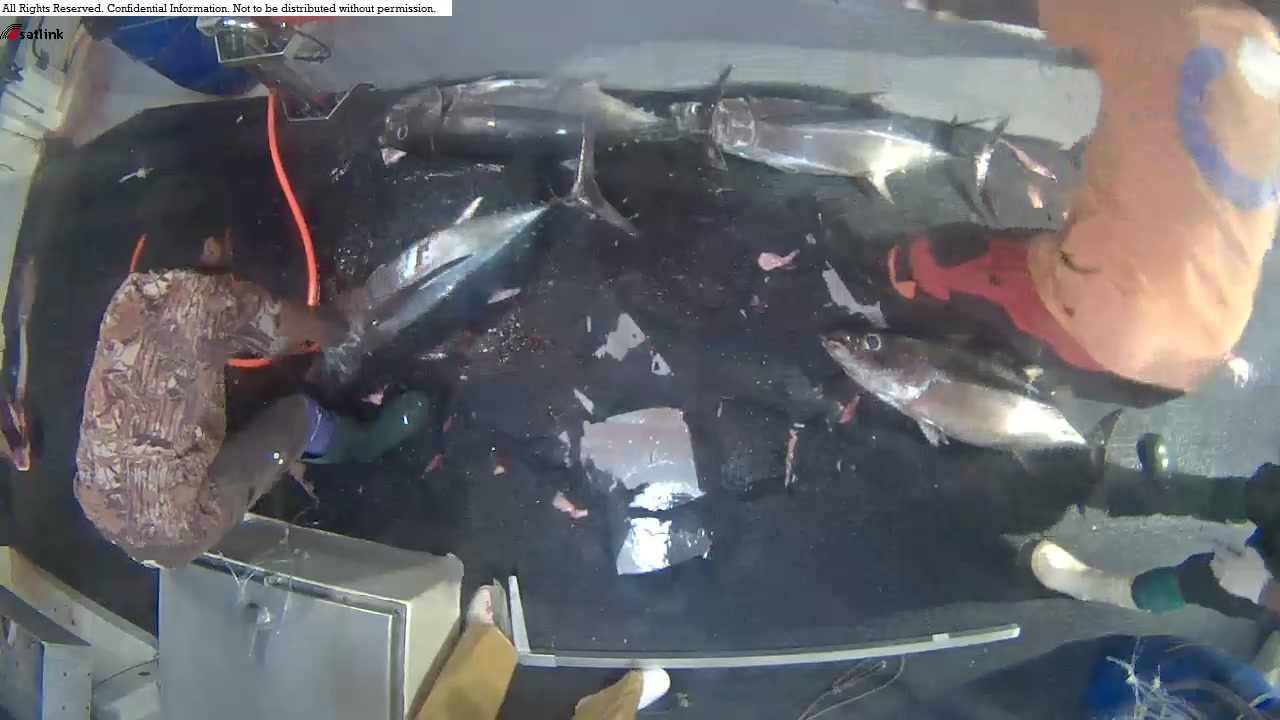
#> input picture CNN_Web/media/upload/img_00003.jpg, 1280 x 720 px; its folder holds only this picture in this run
$ python -i cnn-2.py   (imports and definitions only)
#> lines starting #> are read from the running program, lines starting #| are printed output that depends on the picture; after the words box and inside, x2 and y2 are one past the last pixel; in counts of white or black regions, pixels touching at a corner belong together
import numpy as np

# [1 line not run here, left out]
import os
import glob
import cv2
import datetime
import pandas as pd
import time
import warnings

# [1 line not run here, left out]

from sklearn.cross_validation import KFold
from keras.models import Sequential
from keras.layers.core import Dense, Dropout, Flatten
from keras.layers.convolutional import Convolution2D, MaxPooling2D, ZeroPadding2D
from keras.preprocessing.image import array_to_img, img_to_array, load_img
from keras.optimizers import SGD
from keras.callbacks import EarlyStopping
from keras.utils import np_utils
from sklearn.metrics import log_loss
from keras import __version__ as keras_version
from random import shuffle
import numpy as np
import matplotlib.pyplot as plt
from scipy.ndimage import binary_dilation, binary_opening, label
from scipy.spatial import ConvexHull
from skimage.filters import threshold_yen
from PIL import Image, ImageDraw

#==============================================================================
# 目标检测
def mask_polygon(verts, shape):
    img = Image.new('L', shape, 0)
    ImageDraw.Draw(img).polygon(verts, outline=1, fill=1)
    mask = np.array(img)
    return mask.T


def convex_hull_mask(data, mask=True):
    segm = np.argwhere(data)
    hull = ConvexHull(segm)
    verts = [(segm[v,0], segm[v,1]) for v in hull.vertices]
    return mask_polygon(verts, data.shape)


def extract_largest_regions(mask, num_regions=2):
    #rtn = np.copy(mask)
    regions, n_labels = label(mask)
    label_list = range(1, n_labels+1)
    sizes = []
    for l in label_list:
        size = (regions==l).sum()
        sizes.append((size, l))

    sizes = sorted(sizes, reverse=True)
    num_regions = min(num_regions, n_labels-1)
    min_size = sizes[num_regions][0]

    labels = []
    for s, l in sizes:
        if s < min_size:
            regions[regions==l] = 0
        else:
            labels.append(l)

    return regions, labels


def build_binary_opening_structure(binary_image, weight=1):
    s = 1 + 10000 * (binary_image.sum()/binary_image.size) ** 1.4
    s = int(max(5, 3 * np.log(s) * weight))
    return np.ones((s, s))

def simple_detector(image):

    image = np.asarray(image)

    dilation_iterations=40
    num_regions=2

    image_array = []
    titles = []

    image_array.append(image.astype('uint8'))
    titles.append('Original')

    # yen
    threshold = threshold_yen(image)
    yen = np.zeros_like(image)
    yen[image[:,:,0] > threshold] = image[image[:,:,0] > threshold]

    # denoise
    binary_image = yen[:,:,0] > 0
    structure = build_binary_opening_structure(binary_image)
    binary_image = binary_opening(binary_image, structure=structure)
    binary_image = binary_dilation(binary_image, iterations=dilation_iterations)

    # mask
    regions, labels = extract_largest_regions(binary_image, num_regions=num_regions)
    mask = convex_hull_mask(regions>0)
    masked = np.zeros_like(image)
    masked[mask>0,:] = image[mask>0,:]

    titles.append('Whale')
    image_array.append(masked.astype('uint8'))

    myImage = Image.fromarray(np.uint8(image_array[1]))
    return myImage

#==============================================================================


def load_image(filename):
    with open(filename, 'rb') as f:
            return np.asarray(Image.open(f))


# [229 lines left out: functions get_im_cv2, load_train, load_test, create_submission, read_and_normalize_train_data, read_and_normalize_test_data and 6 more, not called in this run]


# [5 lines not run here, left out]

>>> import cv2
>>> picture = cv2.imread('../CNN_Web/media/upload/img_00003.jpg')
#> picture is the input picture: shape (720, 1280, 3); mean B, G, R 108.4, 104.7, 104.4
>>> result = simple_detector(picture)
#> in simple_detector, `threshold = threshold_yen(image)`: threshold = 151
#> in simple_detector, `binary_image = yen[:,:,0] > 0`:
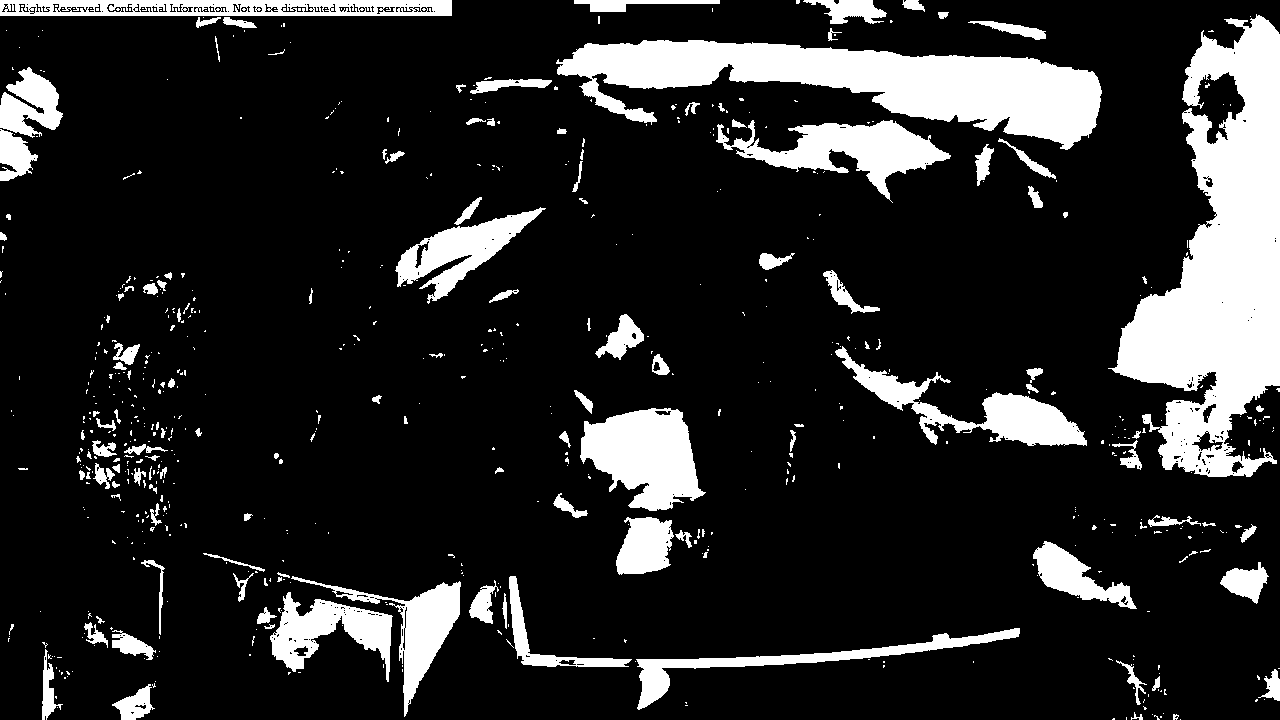
#> binary_image: shape (720, 1280) bool; 16% white; 651 white regions (519 under 20 px), largest, box (x1, y1, x2, y2) and area: (1108, 14, 1280, 477) 40663, (556, 40, 1102, 150) 28101, (580, 408, 706, 511) 8426
#> in build_binary_opening_structure, `s = 1 + 10000 * (binary_image.sum()/binary_image.size) ** 1.4`: s = 769.7
#> in build_binary_opening_structure, `s = int(max(5, 3 * np.log(s) * weight))`: s = 19
#> in extract_largest_regions, `regions, n_labels = label(mask)`:
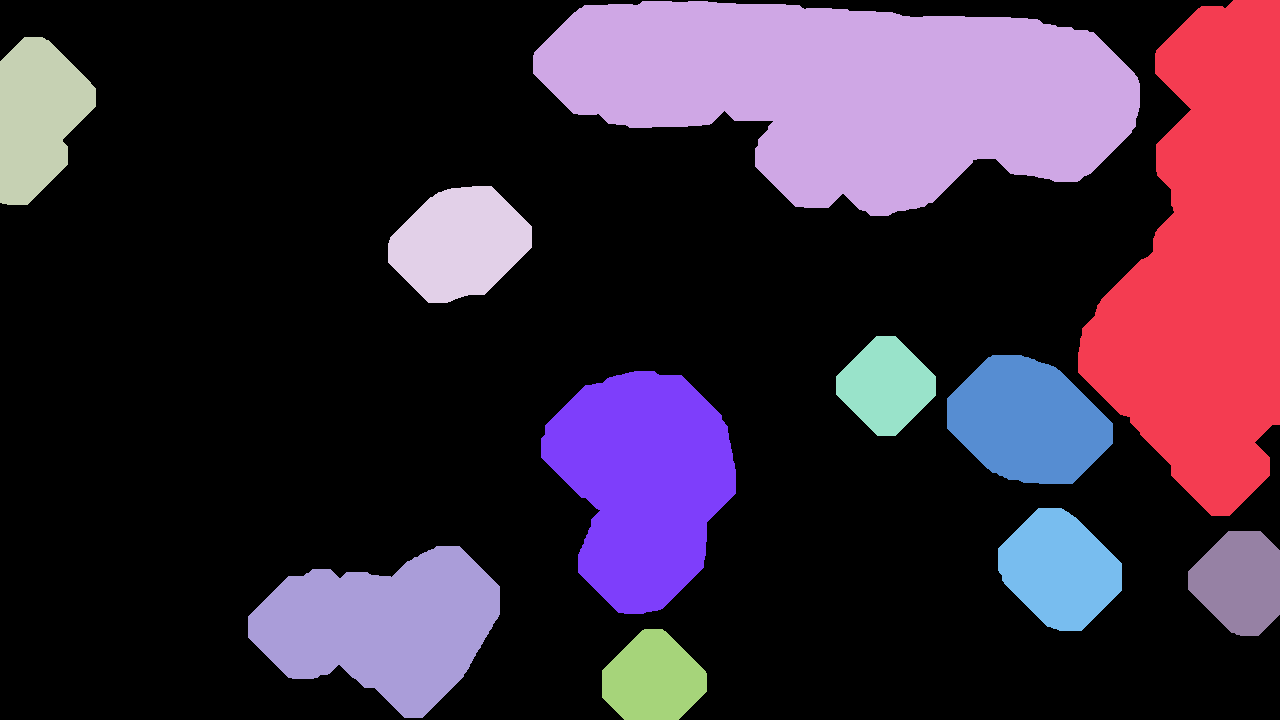
#> regions: shape (720, 1280) int32; 12 distinct labels, from 0 to 11; one colour per label, 0 black
#> in extract_largest_regions, `regions, n_labels = label(mask)`: n_labels = 11
#> the loop in extract_largest_regions, `for l in label_list:` made 11 passes
#> size on passes 1 to 8: 66742, 87430, 11311, 11947, 6679, 15449, 32379, 10568
#> after the loop in extract_largest_regions, `for l in label_list:`: sizes = [(66742, 1), (87430, 2), (11311, 3), (11947, 4), (6679, 5), (15449, 6), (32379, 7), (10568, 8), (7326, 9), (27219, 10), (7085, 11)]
#> in extract_largest_regions, `sizes = sorted(sizes, reverse=True)`: sizes = [(87430, 2), (66742, 1), (32379, 7), (27219, 10), (15449, 6), (11947, 4), (11311, 3), (10568, 8), (7326, 9), (7085, 11), (6679, 5)]
#> in extract_largest_regions, `num_regions = min(num_regions, n_labels-1)`: num_regions = 2
#> in extract_largest_regions, `min_size = sizes[num_regions][0]`: min_size = 32379
#> the loop in extract_largest_regions, `for s, l in sizes:` made 11 passes
#> after the loop in extract_largest_regions, `for s, l in sizes:`:
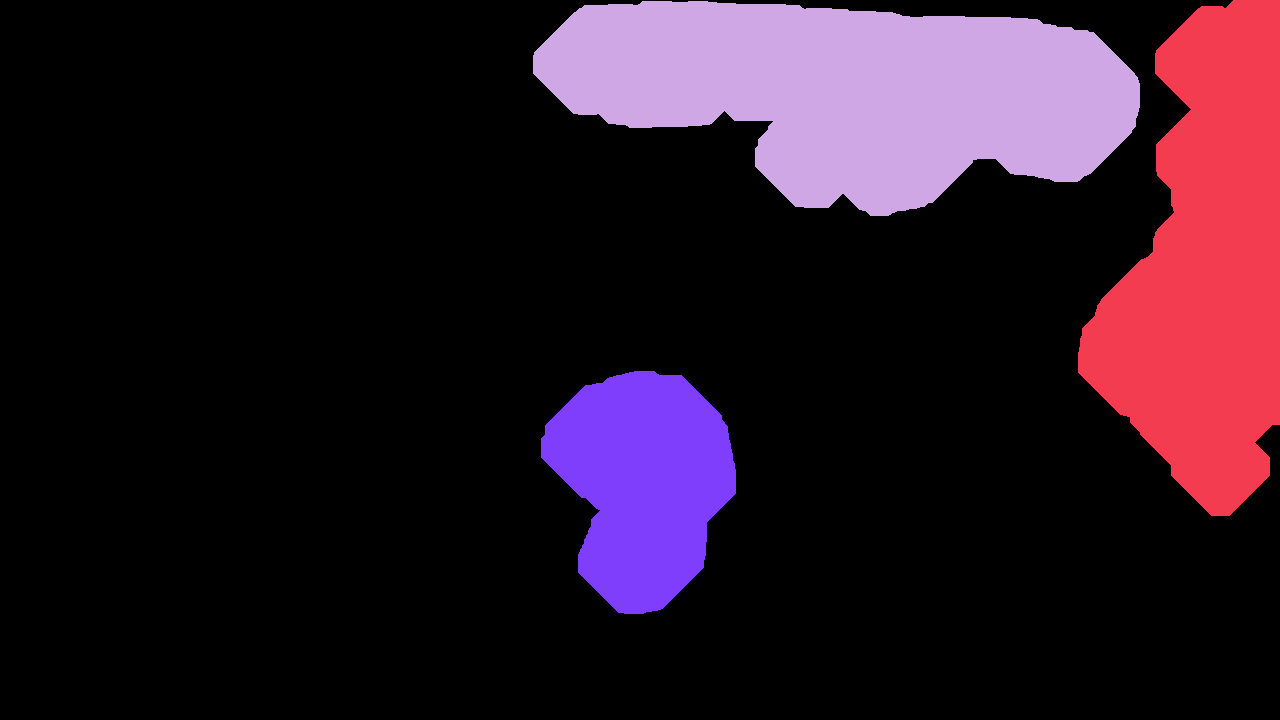
#> regions: shape (720, 1280) int32; 4 distinct labels, from 0 to 7; one colour per label, 0 black
#> after the loop in extract_largest_regions, `for s, l in sizes:`: labels = [2, 1, 7]
#> in convex_hull_mask, `segm = np.argwhere(data)`: segm = 186551 pairs, first value 0 to 613, second value 533 to 1279
#> in convex_hull_mask, `verts = [(segm[v,0], segm[v,1]) for v in hull.vertices]`: verts = [(0, 1279), (0, 1233), (1, 642), (5, 584), (8, 579), (12, 574), (52, 534), (55, 533), (73, 533), (457, 541), (572, 578), (612, 618), (613, 624), (613, 643), (515, 1229), (475, 1269), (424, 1279)]
#> in simple_detector, `masked[mask>0,:] = image[mask>0,:]`:
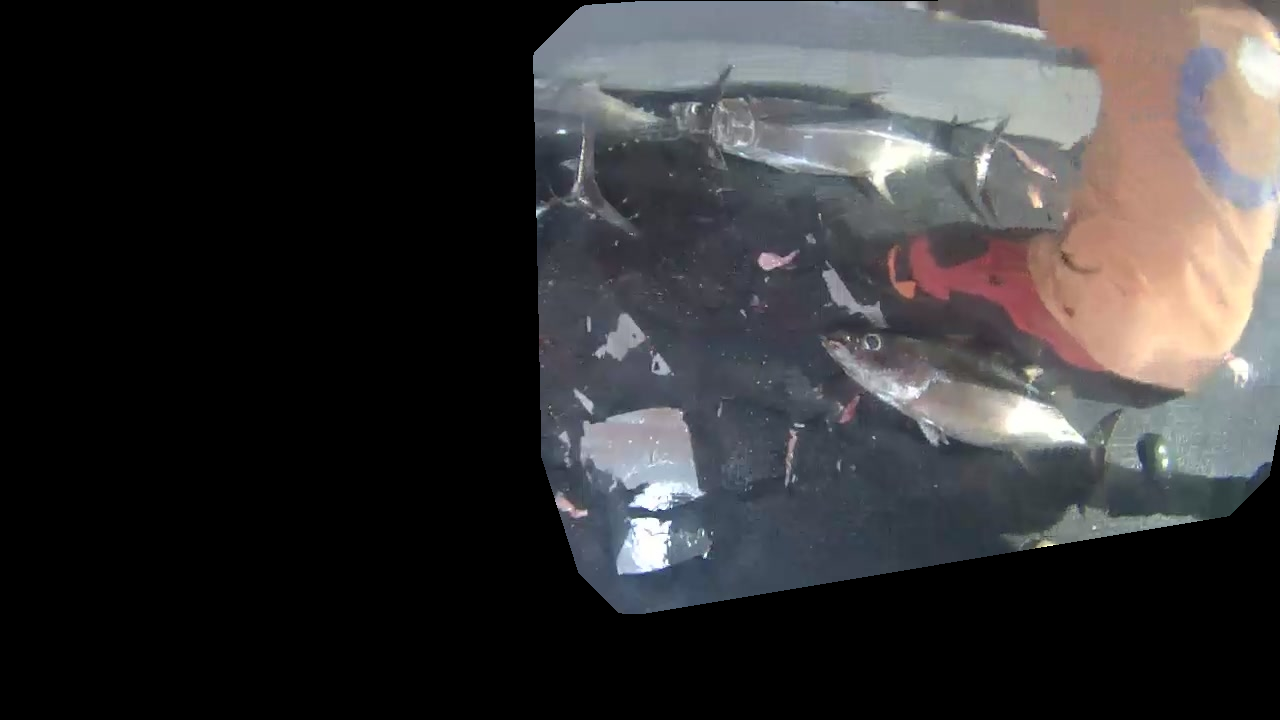
#> masked: shape (720, 1280, 3); mean B, G, R 53.4, 52.5, 53.8

$ run again, on CNN_Web/media/upload/img_00004.jpg
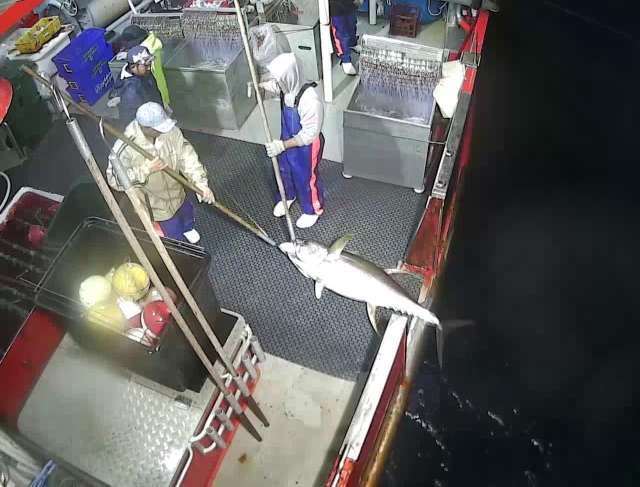
#> input picture CNN_Web/media/upload/img_00004.jpg, 1280 x 974 px (shown at 1/2 size)
#> picture is the input picture: shape (974, 1280, 3); mean B, G, R 94.7, 95.2, 96.4
#> threshold = 114
#> in simple_detector, `binary_image = yen[:,:,0] > 0`:
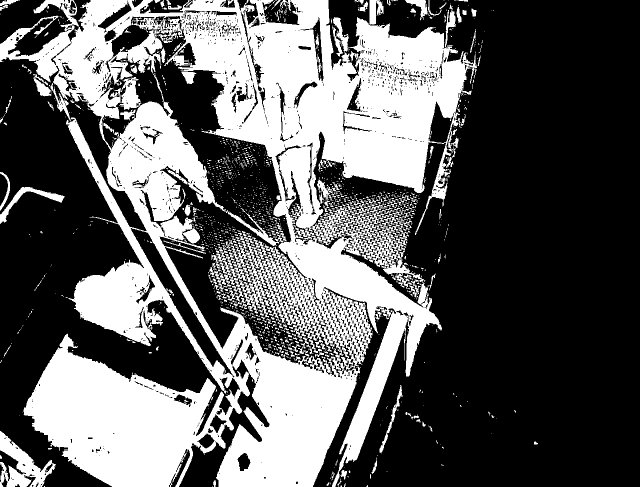
#> binary_image: shape (974, 1280) bool (shown at 1/2 size); 37.3% white; 1540 white regions (1343 under 20 px), largest, box (x1, y1, x2, y2) and area: (0, 0, 954, 974) 435788, (0, 862, 112, 974) 5219, (0, 374, 129, 448) 1642
#> in build_binary_opening_structure, `s = 1 + 10000 * (binary_image.sum()/binary_image.size) ** 1.4`: s = 2515.2
#> in build_binary_opening_structure, `s = int(max(5, 3 * np.log(s) * weight))`: s = 23
#> structure: shape (23, 23) float64; every value is 1
#> regions: shape (974, 1280) int32; 3 distinct labels, from 0 to 2
#> n_labels = 2
#> the loop in extract_largest_regions, `for l in label_list:` made 2 passes
#> size on passes 1 to 2: 91067, 465107
#> after the loop in extract_largest_regions, `for l in label_list:`: sizes = [(91067, 1), (465107, 2)]
#> in extract_largest_regions, `sizes = sorted(sizes, reverse=True)`: sizes = [(465107, 2), (91067, 1)]
#> num_regions = 1
#> min_size = 91067
#> the loop in extract_largest_regions, `for s, l in sizes:` made 2 passes
#> after the loop in extract_largest_regions, `for s, l in sizes:`: labels = [2, 1]
#> segm = 556174 pairs, first value 0 to 973, second value 25 to 969
#> verts = [(973, 156), (973, 665), (930, 724), (890, 764), (645, 900), (159, 969), (129, 969), (127, 968), (69, 927), (29, 887), (26, 879), (24, 866), (0, 696), (0, 142), (121, 36), (785, 25), (814, 25), (831, 26), (857, 29), (860, 30), (900, 70), (972, 154)]
#> in simple_detector, `masked[mask>0,:] = image[mask>0,:]`:
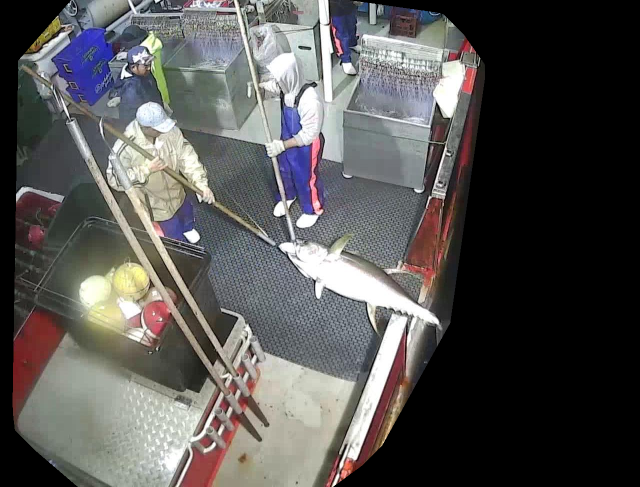
#> masked: shape (974, 1280, 3) (shown at 1/2 size); mean B, G, R 82.9, 84.1, 85.6
